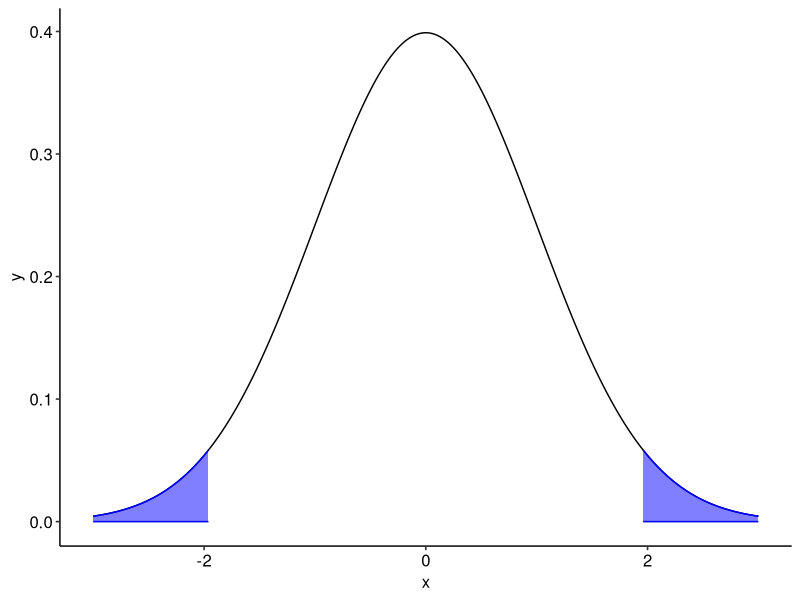
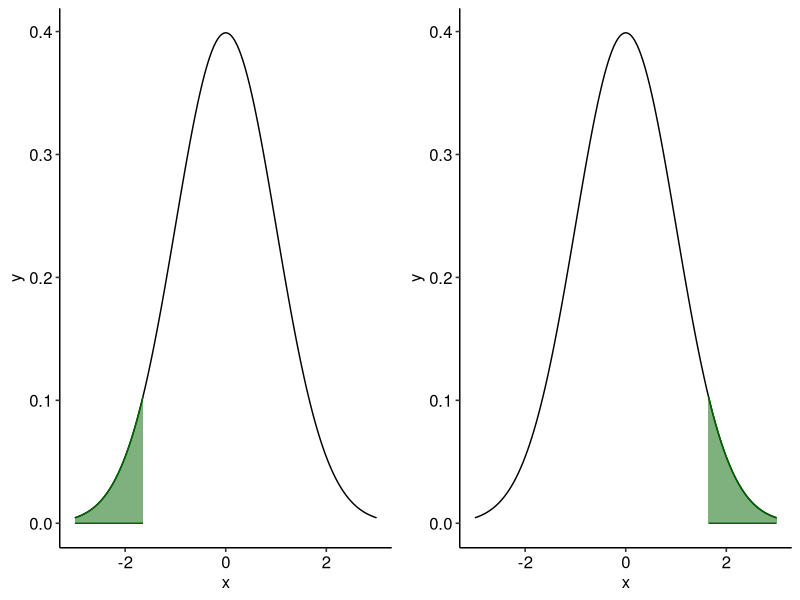

The R source for these figures, in order: (Note: this script raises an error after producing the figures.)
## ---- chunk 1
library(tidyverse)
library(ggpubr)
library(here)
library(rstatix)

theme_set(theme_pubr())
## ---- chunk 2
z_scores <- data.frame(
  x = seq(-3, 3, by = 0.01),
  y = dnorm(seq(-3, 3, by = 0.01))
)

ggplot(data = z_scores, aes(x, y)) + geom_line() +
  stat_function(fun = dnorm, xlim = c(-3, -1.96), geom = "area", fill = "blue", colour = "blue", alpha = 0.5) +
  stat_function(fun = dnorm, xlim = c(1.96, 3), geom = "area", fill = "blue", colour = "blue", alpha = 0.5)
## ---- chunk 3



cowplot::plot_grid(
  ggplot(data = z_scores, aes(x, y)) + geom_line() +
    stat_function(fun = dnorm, xlim = c(-3, -1.645), geom = "area", fill = "darkgreen", colour = "darkgreen", alpha = 0.5) ,
  
  ggplot(data = z_scores, aes(x, y)) + geom_line() +
    stat_function(fun = dnorm, xlim = c(1.645, 3), geom = "area", fill = "darkgreen", colour = "darkgreen", alpha = 0.5),
  ncol = 2
  ) 
## ---- chunk 4
knitr::include_graphics("img/prob_dist.svg")
## ---- chunk 5
norm_data <- data.frame(
  x = seq(-3, 3, length = 1001)
  ) %>%
  mutate(
    y = dnorm(x)
  )


ggplot(norm_data, aes(x, y)) + geom_line(linewidth = 1, colour = "transparent") +
  stat_function(fun = dnorm, xlim = c(1.96, 3), geom = "area", fill = "#556F44", alpha = 0.8, colour = "#556F44") +
  stat_function(fun = dnorm, xlim = c(-1.96, 1.96), geom = "area", fill = "#95BF74", alpha = 0.8, colour = "#95BF74") +
  stat_function(fun = dnorm, xlim = c(-3, -1.96), geom = "area", fill = "#556F44", alpha = 0.8, colour = "#556F44") +
  annotate("text", x = 0, y = 0.2, label = "95%") +
  annotate("text", x = 2.5, y = 0.05, label = "2.5%") +
  annotate("text", x = -2.5, y = 0.05, label = "2.5%") +
  theme_pubr() +
  labs(x = "Standard deviations", y = "") +
  theme(
    panel.grid.major = element_blank(), 
    panel.grid.minor = element_blank(),
    panel.background = element_rect(fill = "transparent",colour = NA),
    plot.background = element_rect(fill = "transparent",colour = NA),
    axis.line.y = element_blank(),
    axis.text.y = element_blank(),
    axis.ticks.y = element_blank()
  ) +
  scale_x_continuous(breaks = c(-1.96, 0, 1.96))
## ---- chunk 6
tibble(x = c(-15, 15)) %>%
  ggplot(aes(x = x)) +
  stat_function(fun = dnorm, args = list(mean = -5, sd = 3), 
                size = 1, colour = "blue", n = 40) +
  stat_function(fun = dnorm, args = list(mean = 5, sd = 3), 
                size = 1, colour = "darkgreen", n = 40) +
  theme_void() +
  annotate("text", x = -5, y = .07, label = expression("Null hypothesis"~H[0])) +
  annotate("text", x = 5, y = .07, label = expression("Alternate\nhypothesis"~H[1]))

## ---- chunk 7
tibble(x = c(-15, 15)) %>%
  ggplot(aes(x = x)) +
  stat_function(fun = dnorm, args = list(mean = -5, sd = 3), 
                size = 1, colour = "blue", n = 40) +
  stat_function(fun = dnorm, args = list(mean = 5, sd = 3), 
                size = 1, colour = "darkgreen", n = 40) +
  stat_function(fun = dnorm, args = list(mean = -5, sd = 3), 
                size = 1, fill = "green", geom = "area", 
                alpha = 0.5, n = 40, 
                xlim = c(0, 5)) +
  stat_function(fun = dnorm, args = list(mean = 5, sd = 3), 
                size = 1, fill = "green", geom = "area", 
                alpha = 0.5, n = 40, 
                xlim = c(0, -5)) +
  theme_void() +
  annotate("text", x = -5, y = .07, label = expression("Null hypothesis"~H[0])) +
  annotate("text", x = 5, y = .07, label = expression("Alternate\nhypothesis"~H[1]))

## ---- chunk 8

tibble(x = c(-15, 15)) %>%
  ggplot(aes(x = x)) +
  stat_function(fun = dnorm, args = list(mean = -5, sd = 3), 
                size = 1, colour = "blue", n = 40) +
  stat_function(fun = dnorm, args = list(mean = 5, sd = 3), 
                size = 1, colour = "darkgreen", n = 40) +
  stat_function(fun = dnorm, args = list(mean = -5, sd = 3), 
                size = 1, fill = "lightblue", geom = "area", 
                alpha = 0.5, n = 40, 
                xlim = c(qnorm(p = .975, mean = -5, sd = 3), 5)) +
  stat_function(fun = dnorm, args = list(mean = 5, sd = 3), 
                size = 1, fill = "lightgreen", geom = "area", 
                alpha = 0.5, n = 40, 
                xlim = c(1 - (qnorm(p = .05, mean = 5, sd = 3)), -5)) +
  theme_void() +
  annotate("text", x = -.5, y = .005, label = expression(beta)) +
  annotate("text", x = 1.5, y = .005, label = expression(alpha))+
  annotate("text", x = -5, y = .07, label = expression("Null hypothesis"~H[0])) +
  annotate("text", x = 5, y = .07, label = expression("Alternate\nhypothesis"~H[1]))
## ---- chunk 9
tibble(x = c(-15, 15)) %>%
  ggplot(aes(x = x)) +
  stat_function(fun = dnorm, args = list(mean = -5, sd = 3), 
                size = 1, colour = "blue", n = 40) +
  stat_function(fun = dnorm, args = list(mean = 5, sd = 3), 
                size = 1, colour = "darkgreen", n = 40) +
  stat_function(fun = dnorm, args = list(mean = -5, sd = 3), 
                size = 1, fill = "lightblue", geom = "area", 
                alpha = 0.5, n = 40, 
                xlim = c(qnorm(p = .99, mean = -5, sd = 3), 5)) +
  stat_function(fun = dnorm, args = list(mean = 5, sd = 3), 
                size = 1, fill = "lightgreen", geom = "area", 
                alpha = 0.5, n = 40, 
                xlim = c((qnorm(p = .99, mean = -5, sd = 3)), -5)) +
  theme_void() +
  annotate("text", x = 0, y = .005, label = expression(beta)) +
  annotate("text", x = 2.5, y = .003, label = expression(alpha))+
  annotate("text", x = -5, y = .07, label = expression("Null hypothesis"~H[0])) +
  annotate("text", x = 5, y = .07, label = expression("Alternate\nhypothesis"~H[1]))
## ---- chunk 10
tibble(x = c(-15, 15)) %>%
  ggplot(aes(x = x)) +
  stat_function(fun = dnorm, args = list(mean = -5, sd = 3), 
                size = 1, colour = "blue", n = 40) +
  stat_function(fun = dnorm, args = list(mean = 5, sd = 3), 
                size = 1, colour = "darkgreen", n = 40) +
  stat_function(fun = dnorm, args = list(mean = -5, sd = 3), 
                size = 1, fill = "lightblue", geom = "area", 
                alpha = 0.5, n = 40, 
                xlim = c(qnorm(p = .90, mean = -5, sd = 3), 5)) +
  stat_function(fun = dnorm, args = list(mean = 5, sd = 3), 
                size = 1, fill = "lightgreen", geom = "area", 
                alpha = 0.5, n = 40, 
                xlim = c((qnorm(p = .90, mean = -5, sd = 3)), -5)) +
  theme_void() +
  annotate("text", x = -2, y = .005, label = expression(beta)) +
  annotate("text", x = 1, y = .005, label = expression(alpha))+
  annotate("text", x = -5, y = .07, label = expression("Null hypothesis"~H[0])) +
  annotate("text", x = 5, y = .07, label = expression("Alternate\nhypothesis"~H[1]))
## ---- chunk 11


normdist_1 <- ggplot(norm_data, aes(x, y)) + geom_line(linewidth = 1, colour = "transparent") +
  stat_function(fun = dnorm, xlim = c(1.96, 3), geom = "area", fill = "#556F44", alpha = 0.8, colour = "#556F44") +
  stat_function(fun = dnorm, xlim = c(1, 1.96), geom = "area", fill = "#659B5E", alpha = 0.8, colour = "#659B5E") +
  stat_function(fun = dnorm, xlim = c(0, 1), geom = "area", fill = "#95BF74", alpha = 0.8, colour = "#95BF74") +
  stat_function(fun = dnorm, xlim = c(-1, 0), geom = "area", fill = "#95BF74", alpha = 0.8, colour = "#95BF74") +
  stat_function(fun = dnorm, xlim = c(-1.96, -1), geom = "area", fill = "#659B5E", alpha = 0.8, colour = "#659B5E") +
  stat_function(fun = dnorm, xlim = c(-3, -1.96), geom = "area", fill = "#556F44", alpha = 0.8, colour = "#556F44") +
  geom_segment(aes(x = 0, y = 0, xend = 0, yend = max(y)), colour = "#556F44") +
  annotate("text", x = 0.5, y = 0.2, label = "34.1%") +
  annotate("text", x = -0.5, y = 0.2, label = "34.1%") +
  annotate("text", x = 1.5, y = 0.05, label = "13.6%") +
  annotate("text", x = -1.5, y = 0.05, label = "13.6%") +
  annotate("text", x = 2.5, y = 0.05, label = "2.1%") +
  annotate("text", x = -2.5, y = 0.05, label = "2.1%") +
  theme_pubr() +
  labs(x = "Standard deviations", y = "") +
  theme(
    panel.grid.major = element_blank(), 
    panel.grid.minor = element_blank(),
    panel.background = element_rect(fill = "transparent",colour = NA),
    plot.background = element_rect(fill = "transparent",colour = NA),
    axis.line.y = element_blank(),
    axis.text.y = element_blank(),
    axis.ticks.y = element_blank()
  ) +
  scale_x_continuous(breaks = c(-1.96, 0, 1.96))

normdist_2 <- ggplot(norm_data, aes(x, y)) + geom_line(linewidth = 1, colour = "transparent") +
  stat_function(fun = dnorm, xlim = c(1.96, 3), geom = "area", fill = "#556F44", alpha = 0.8, colour = "#556F44") +
  stat_function(fun = dnorm, xlim = c(-1.96, 1.96), geom = "area", fill = "#95BF74", alpha = 0.8, colour = "#95BF74") +
  stat_function(fun = dnorm, xlim = c(-3, -1.96), geom = "area", fill = "#556F44", alpha = 0.8, colour = "#556F44") +
  annotate("text", x = 0, y = 0.2, label = "95%") +
  annotate("text", x = 2.5, y = 0.05, label = "2.5%") +
  annotate("text", x = -2.5, y = 0.05, label = "2.5%") +
  theme_pubr() +
  labs(x = "Standard deviations", y = "") +
  theme(
    panel.grid.major = element_blank(), 
    panel.grid.minor = element_blank(),
    panel.background = element_rect(fill = "transparent",colour = NA),
    plot.background = element_rect(fill = "transparent",colour = NA),
    axis.line.y = element_blank(),
    axis.text.y = element_blank(),
    axis.ticks.y = element_blank()
  ) +
  scale_x_continuous(breaks = c(-1.96, 0, 1.96))


cowplot::plot_grid(normdist_1, normdist_2)
## ---- chunk 12
norm_data <- data.frame(
  x = seq(-3, 3, length = 1001)
  ) %>%
  mutate(
    y = dnorm(x)
  )


ci_figure <- ggplot(norm_data, aes(x, y)) + geom_line(size = 1, colour = "transparent") +
  stat_function(fun = dnorm, xlim = c(1.96, 3), geom = "area", fill = "#3d7ab8", alpha = 0.8, colour = "#3d7ab8") +
  stat_function(fun = dnorm, xlim = c(-1.96, 1.96), geom = "area", fill = "#7fbaf5", alpha = 0.8, colour = "#7fbaf5") +
  stat_function(fun = dnorm, xlim = c(-3, -1.96), geom = "area", fill = "#3d7ab8", alpha = 0.8, colour = "#3d7ab8") +
  annotate("text", x = 0, y = 0.2, label = "95% of sample means\nwill fall within this range") +
  # annotate("text", x = 2.5, y = 0.05, label = "2.5%") +
  # annotate("text", x = -2.5, y = 0.05, label = "2.5%") +
  theme_pubr() +
  labs(x = "Standard errors", y = "") +
  theme(
    panel.grid.major = element_blank(), 
    panel.grid.minor = element_blank(),
    panel.background = element_rect(fill = "transparent",colour = NA),
    plot.background = element_rect(fill = "transparent",colour = NA),
    axis.line.y = element_blank(),
    axis.text.y = element_blank(),
    axis.ticks.y = element_blank()
  ) +
  scale_x_continuous(breaks = c(-1.96, 0, 1.96))

ci_figure
## ---- chunk 13
samples <- vector("list", 100)
set.seed(2024)
population <- tibble(
  x = seq(35, 65, by = .01),
  y = rnorm(length(x), mean = 50, sd = 8),
  z = seq(1:length(x))
) 
## ---- chunk 14
samples <- vector("list", 100)
names(samples) <- seq(1:100)
for (i in 1:100) {
  samples[[i]] <- sample(population$y, 40)
}

samples <- do.call("rbind", samples) 
samples <- t(samples)

samples <- data.frame(samples)
colnames(samples) <- seq(1:100)

samples <- samples %>%
  pivot_longer(cols = everything(),
               names_to = "sample",
               values_to = "x") %>%
  mutate(sample = as.numeric(sample)) %>%
  group_by(sample) %>%
  summarise(
    mean = mean(x),
    sd = sd(x),
    se = sd/sqrt(40),
    ci_lower = mean - 1.96 * se,
    ci_upper = mean + 1.96 * se
  ) %>%
  ungroup() %>%
  rowwise() %>%
  mutate(
    contained = if_else(between(50, ci_lower, ci_upper), 1, 0)
  )

samples %>%
  ggplot(aes(x = sample, y = mean, colour = factor(contained, labels = c("No", "Yes")))) +
  geom_point(size = 3) +
  geom_errorbar(aes(ymin = ci_lower, ymax = ci_upper), width = 0.1) +
  ylim(35, 65) +
  geom_hline(yintercept = 50, linetype = "dashed") +
  labs(x = "Sample", y = "Estimate", colour = "Does 95% CI contain population mean?") +
  scale_x_continuous(breaks = seq(10, 100, by = 10)) +
  scale_colour_manual(values = c("red", "seagreen3"))
## ---- chunk 15
samples <- vector("list", 100)
names(samples) <- seq(1:100)
for (i in 1:100) {
  samples[[i]] <- sample(population$y, 300)
}

samples <- do.call("rbind", samples) 
samples <- t(samples)

samples <- data.frame(samples)
colnames(samples) <- seq(1:100)

samples <- samples %>%
  pivot_longer(cols = everything(),
               names_to = "sample",
               values_to = "x") %>%
  mutate(sample = as.numeric(sample)) %>%
  group_by(sample) %>%
  summarise(
    mean = mean(x),
    sd = sd(x),
    se = sd/sqrt(300),
    ci_lower = mean - 1.96 * se,
    ci_upper = mean + 1.96 * se
  ) %>%
  ungroup() %>%
  rowwise() %>%
  mutate(
    contained = if_else(between(50, ci_lower, ci_upper), 1, 0)
  )

samples %>%
  ggplot(aes(x = sample, y = mean, colour = factor(contained, labels = c("No", "Yes")))) +
  geom_point(size = 3) +
  geom_errorbar(aes(ymin = ci_lower, ymax = ci_upper), width = 0.1) +
  ylim(35, 65) +
  geom_hline(yintercept = 50, linetype = "dashed") +
  labs(x = "Sample", y = "Estimate", colour = "Does 95% CI contain population mean?") +
  scale_x_continuous(breaks = seq(10, 100, by = 10)) +
  scale_colour_manual(values = c("red", "seagreen3"))
